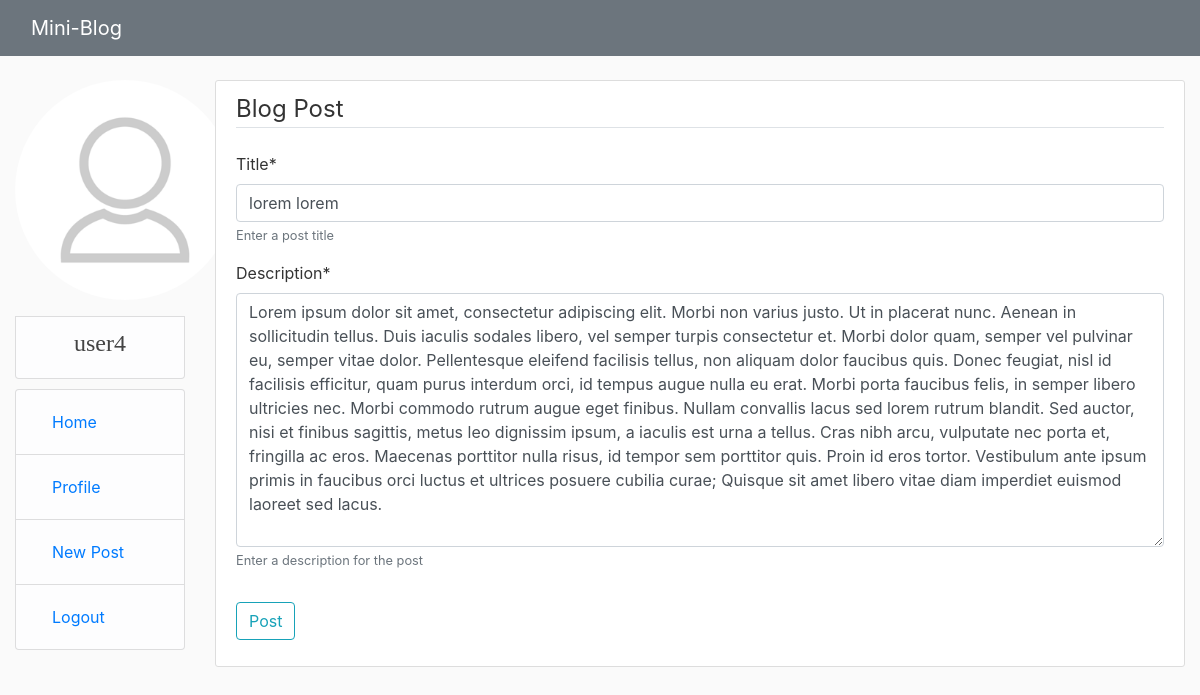
Page /blog/post/8/update/ (signed in) on the committed database.
### users/models.py (models this page shows, shortened)
class Profile(models.Model):
    user = models.OneToOneField(User, on_delete=models.CASCADE)
    image = models.ImageField(default='default.png', upload_to='profile_pics')

### blog/models.py (models this page shows, shortened)
class Post(models.Model):
    title = models.CharField(max_length=200, help_text='Enter a post title')
    description = models.TextField(max_length=1000, help_text='Enter a description for the post')
    date = models.DateTimeField(default=timezone.now)
    author = models.ForeignKey(User, on_delete=models.CASCADE)
    likes = models.ManyToManyField(User, related_name='blog_post')
    class Meta:
        ordering = ['-date']

### blog/views.py (the view, shortened to what this page needs)
# urls.py: path('post/<int:pk>/update/', views.PostUpdateView.as_view(), name='post-update'),
class PostUpdateView(LoginRequiredMixin, UserPassesTestMixin, generic.UpdateView):
    model = Post
    fields = ['title', 'description']
    def test_func(self):
        post = self.get_object()
        if self.request.user == post.author:
            return True
        return False

### blog/templates/blog/post_form.html (shortened to what this page needs)
{% extends "base_generic.html" %}
{% load crispy_forms_tags %}
{% block content %}
    <div class="content-section">
        <form method="POST">
            <fieldset class="form-group">
                <legend class="border-bottom mb-4">Blog Post</legend>
                {{ form|crispy }}
            </fieldset>
            <div class="form-group">
                <button class="btn btn-outline-info" type="submit">Post</button>
            </div>
        </form>
    </div>
{% endblock %}

### blog/templates/base_generic.html (shortened to what this page needs)
<!DOCTYPE html>
<html lang="en">
<head>
    <link rel="stylesheet" href="https://maxcdn.bootstrapcdn.com/bootstrap/4.0.0/css/bootstrap.min.css">
    {% load static %}
    <link rel="stylesheet" href="{% static 'blog/css/main.css' %}">
</head>
<body>
    <header class="site-header">
      <nav class="navbar navbar-expand-md navbar-dark bg-secondary fixed-top">
        <div class="col-md-2">
          <a class="navbar-brand mr-4" href="{% url 'index' %}">Mini-Blog</a>
        </div>
      </nav>
    </header>
    <div class="container-fluid">
        <div class="row">
            <div class="col-md-2">
            {% block sidebar %}
                {% if user.is_authenticated %}
                    <div>
                        <div class="media">
                            <img class="rounded-circle home-img" src="{{ user.profile.image.url }}">
                        </div>
                        <center class="list-group-item list-group-item-light" style="font-family:cambria"><h4>{{ user }}</h4></center>
                    </div>
                <ul class="sidebar-nav">
                    <li class="list-group-item list-group-item-light"><a class="nav-item nav-link" href="{% url 'index' %}">Home</a></li>
                    <li class="list-group-item list-group-item-light"><a class="nav-item nav-link" href="{% url 'profile' %}">Profile</a></li>
                    <li class="list-group-item list-group-item-light"><a class="nav-item nav-link" href="{% url 'post-create' %}">New Post</a></li>
                    <li class="list-group-item list-group-item-light"><a class="nav-item nav-link" href="{% url 'logout' %}">Logout</a></li>
                {% endif %}
                </ul>
            {% endblock %}
            </div>
            <div class="col-sm-10">
                {% block content %}{% endblock %}
            </div>
        </div>
    </div>
  </body>
</body>
</html>

### blog/static/blog/css/main.css (style rules this page uses)
body { background: #fafafa; color: #333333; margin-top: 5rem; }
h1, h2, h3, h4, h5, h6 { color: #444444; }
ul { margin: 0; }
.content-section { background: #ffffff; padding: 10px 20px; border: 1px solid #dddddd; border-radius: 3px; margin-bottom: 20px; }
.home-img { height: 220px; width: 220px; margin-right: 20px; margin-bottom: 16px; }
.sidebar-nav { margin-top: 10px; padding: 0; list-style: none; }

### rows in the picture
Post: title "lorem lorem", description "Lorem ipsum dolor sit amet, consectetur adipiscing elit. Morbi non varius justo. Ut in placerat nunc. Aenean in sollicitudin tellus. Duis iaculis sodales libero, vel semper turpis consectetur et. Morbi dolor quam, semper vel pulvinar eu, semper vitae dolor. Pellentesque eleifend facilisis tellus, non aliquam dolor faucibus quis. Donec feugiat, nisl id facilisis efficitur, quam purus interdum orci, id tempus augue nulla eu erat. Morbi porta faucibus felis, in semper libero ultricies nec. Morbi commodo rutrum augue eget finibus. Nullam convallis lacus sed lorem rutrum blandit. Sed auctor, nisi et finibus sagittis, metus leo dignissim ipsum, a iaculis est urna a tellus. Cras nibh arcu,…"

### other values in the picture
{{ user }} "user4"
